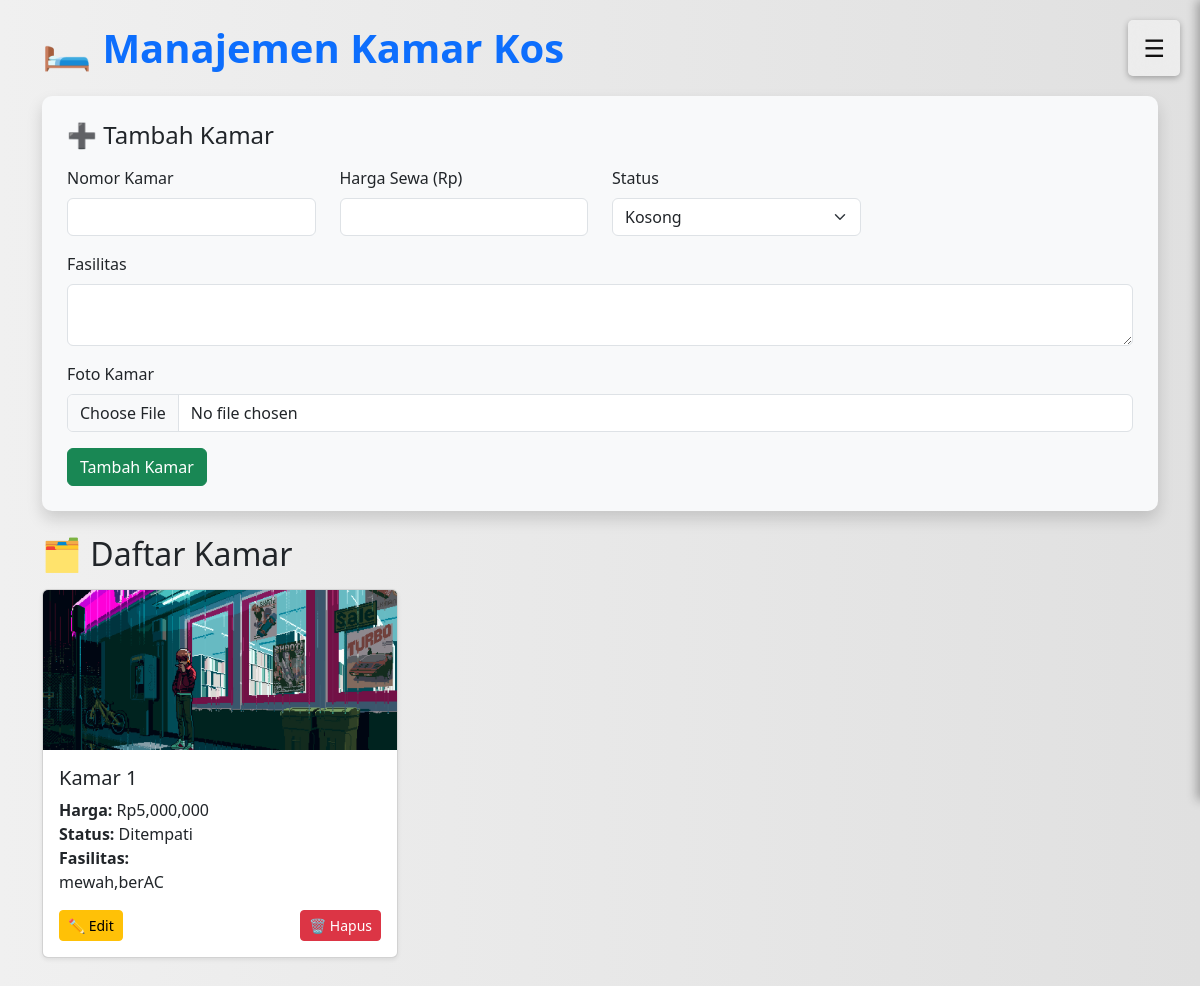
Page /commponent/pengelolaan_kamar.php (signed in) on the earlier database version.
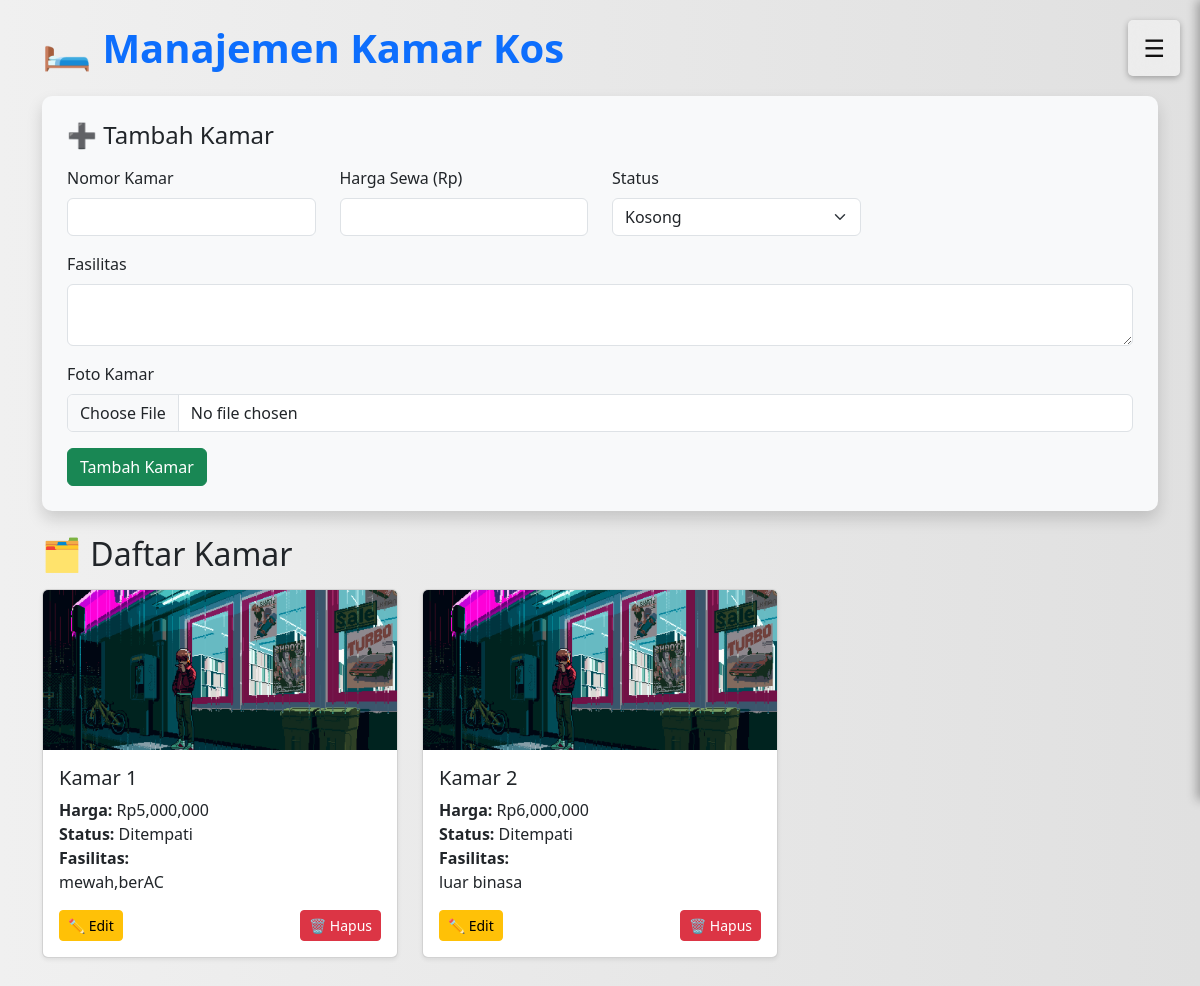
Same page on the later database version.
### tables this page shows
CREATE TABLE `rooms` (
  `id` int(11) NOT NULL AUTO_INCREMENT,
  `number` varchar(50) NOT NULL,
  `price` decimal(10,2) NOT NULL,
  `status` enum('Kosong','Ditempati') NOT NULL,
  `facilities` text NOT NULL,
  `tenant_name` varchar(255) DEFAULT NULL,
  `tenant_phone` varchar(20) DEFAULT NULL,
  `tenant_email` varchar(255) NOT NULL,
  `tenant_date` date DEFAULT NULL,
  `last_payment_date` date DEFAULT NULL,
  `reminder_sent` tinyint(1) NOT NULL DEFAULT 0,
  `payment_status` enum('belum bayar','sudah bayar') NOT NULL,
  `days_left` int(11) NOT NULL,
  `user_id` int(10) unsigned NOT NULL,
  `photo` varchar(255) DEFAULT NULL,
  PRIMARY KEY (`id`),
  KEY `user_id` (`user_id`)
);

### commponent/pengelolaan_kamar.php (the view, shortened to what this page needs)
<?php
$host = 'localhost';
$dbname = 'users';
$username = 'root';
$password = '';
try {
    $pdo = new PDO("mysql:host=$host;dbname=$dbname", $username, $password);
    $pdo->setAttribute(PDO::ATTR_ERRMODE, PDO::ERRMODE_EXCEPTION);
} catch (PDOException $e) {
    die("Gagal terhubung ke database: " . $e->getMessage());
}
$userId = $_SESSION['user_id'];
$stmt = $pdo->prepare("SELECT * FROM rooms WHERE user_id = ?");
$stmt->execute([$userId]);
$rooms = $stmt->fetchAll();
?>
<!DOCTYPE html>
<html lang="id">
<head>
    <link href="https://cdn.jsdelivr.net/npm/bootstrap@5.3.3/dist/css/bootstrap.min.css" rel="stylesheet">
</head>
<body class="container py-4">
    <h1 class="mb-4 text-primary fw-bold">🛏️ Manajemen Kamar Kos</h1>
    <div class="room-form mb-4 shadow">
        <h4 id="formTitle" class="mb-3">➕ Tambah Kamar</h4>
        <form method="POST" enctype="multipart/form-data">
            <div class="row mb-3">
                <div class="col-md-3">
                    <label for="roomNumber" class="form-label">Nomor Kamar</label>
                    <input type="text" class="form-control" id="roomNumber" name="roomNumber" required>
                </div>
                <div class="col-md-3">
                    <label for="roomPrice" class="form-label">Harga Sewa (Rp)</label>
                    <input type="number" class="form-control" id="roomPrice" name="roomPrice" required>
                </div>
                <div class="col-md-3">
                    <label for="roomStatus" class="form-label">Status</label>
                    <select class="form-select" id="roomStatus" name="roomStatus" required>
                        <option value="Kosong">Kosong</option>
                    </select>
                </div>
            </div>
            <div class="mb-3">
                <label for="roomFacilities" class="form-label">Fasilitas</label>
                <textarea class="form-control" id="roomFacilities" name="roomFacilities" rows="2" required></textarea>
            </div>
            <div class="mb-3">
                <label for="roomPhoto" class="form-label">Foto Kamar</label>
                <input type="file" class="form-control" name="roomPhoto" id="roomPhoto" accept="image/*">
            </div>
            <button type="submit" name="addRoom" class="btn btn-success" id="submitButton">
                <i class="bi bi-plus-circle"></i> Tambah Kamar
            </button>
        </form>
    </div>
    <h2 class="mb-3">🗂️ Daftar Kamar</h2>
    <div class="row">
        <?php foreach ($rooms as $room): ?>
            <div class="col-md-4">
                <div class="card room-card mb-4 shadow-sm">
                    <a href="detail_foto.php?id_kamar=<?= $room['id'] ?>">
                        <img src="uploads/<?= htmlspecialchars($room['photo']) ?>" class="card-img-top" alt="Foto Kamar">
                    </a>
                    <div class="card-body">
                        <h5 class="card-title">Kamar <?= htmlspecialchars($room['number']) ?></h5>
                        <p class="card-text mb-1">
                            <strong>Harga:</strong> Rp<?= number_format($room['price']) ?><br>
                            <strong>Status:</strong> <?= htmlspecialchars($room['status']) ?><br>
                            <strong>Fasilitas:</strong><br>
                            <?= nl2br(htmlspecialchars($room['facilities'])) ?>
                        </p>
                        <div class="d-flex justify-content-between mt-3">
                            <button class="btn btn-sm btn-warning" onclick='editRoom(<?= json_encode($room) ?>)'>✏️ Edit</button>
                            <a href="?delete=<?= $room['id'] ?>" class="btn btn-sm btn-danger" onclick="return confirm('Yakin ingin menghapus kamar ini?')">🗑️ Hapus</a>
                        </div>
                    </div>
                </div>
            </div>
        <?php endforeach; ?>
    </div>
</body>
</html>

### commponent/pengelolaan_kamar.php (style rules this page uses)
.room-card img { object-fit: cover; height: 160px; }
.room-form { background-color: #f8f9fa; border-radius: 10px; padding: 25px; }

Differences in the rows shown:
added rooms: photo (picture), number "2", price "6,000,000", status "Ditempati", facilities "luar binasa"
